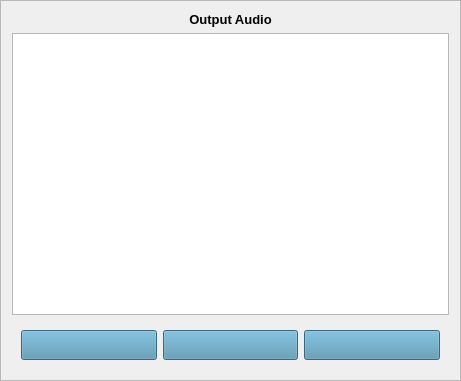
   <widget class="QFrame" name="outputFrame">
    <property name="geometry">
     <rect>
      <x>330</x>
      <y>10</y>
      <width>461</width>
      <height>381</height>
     </rect>
    </property>
    <property name="autoFillBackground">
     <bool>true</bool>
    </property>
    <property name="frameShape">
     <enum>QFrame::Shape::StyledPanel</enum>
    </property>
    <property name="frameShadow">
     <enum>QFrame::Shadow::Raised</enum>
    </property>
    <layout class="QVBoxLayout" name="verticalLayout_3">
     <item>
      <widget class="QLabel" name="label_7">
       <property name="font">
        <font>
         <pointsize>10</pointsize>
         <bold>true</bold>
        </font>
       </property>
       <property name="text">
        <string>Output Audio</string>
       </property>
       <property name="alignment">
        <set>Qt::AlignmentFlag::AlignCenter</set>
       </property>
      </widget>
     </item>
     <item>
      <widget class="PlotWidget" name="graphicsView">
       <property name="interactive">
        <bool>true</bool>
       </property>
       <property name="alignment">
        <set>Qt::AlignmentFlag::AlignLeading|Qt::AlignmentFlag::AlignLeft|Qt::AlignmentFlag::AlignVCenter</set>
       </property>
       <property name="cacheMode">
        <set>QGraphicsView::CacheModeFlag::CacheBackground</set>
       </property>
      </widget>
     </item>
     <item>
      <widget class="QFrame" name="outputPlaybackFrame">
       <property name="styleSheet">
        <string notr="true">QPushButton { padding-left: 0px; padding-right: 0px; background-color: rgb(78, 143, 173); }

QPushButton:hover { background-color: rgb(87, 161, 193) }

QPushButton:pressed { background-color: rgb(62, 115, 138);}</string>
       </property>
       <property name="frameShape">
        <enum>QFrame::Shape::NoFrame</enum>
       </property>
       <property name="frameShadow">
        <enum>QFrame::Shadow::Raised</enum>
       </property>
       <layout class="QHBoxLayout" name="horizontalLayout_5">
        <item>
         <widget class="QPushButton" name="outputRestartButton">
          <property name="enabled">
           <bool>true</bool>
          </property>
          <property name="minimumSize">
           <size>
            <width>0</width>
            <height>30</height>
           </size>
          </property>
          <property name="layoutDirection">
           <enum>Qt::LayoutDirection::LeftToRight</enum>
          </property>
          <property name="text">
           <string/>
          </property>
          <property name="icon">
           <iconset theme="QIcon::ThemeIcon::MediaSkipBackward"/>
          </property>
          <property name="autoRepeatDelay">
           <number>300</number>
          </property>
         </widget>
        </item>
        <item>
         <widget class="QPushButton" name="outputPlayButton">
          <property name="enabled">
           <bool>true</bool>
          </property>
          <property name="minimumSize">
           <size>
            <width>0</width>
            <height>30</height>
           </size>
          </property>
          <property name="layoutDirection">
           <enum>Qt::LayoutDirection::LeftToRight</enum>
          </property>
          <property name="text">
           <string/>
          </property>
          <property name="icon">
           <iconset theme="QIcon::ThemeIcon::MediaPlaybackStart"/>
          </property>
          <property name="autoRepeatDelay">
           <number>300</number>
          </property>
         </widget>
        </item>
        <item>
         <widget class="QPushButton" name="outputStopButton">
          <property name="enabled">
           <bool>true</bool>
          </property>
          <property name="minimumSize">
           <size>
            <width>0</width>
            <height>30</height>
           </size>
          </property>
          <property name="layoutDirection">
           <enum>Qt::LayoutDirection::LeftToRight</enum>
          </property>
          <property name="text">
           <string/>
          </property>
          <property name="icon">
           <iconset theme="QIcon::ThemeIcon::MediaPlaybackStop"/>
          </property>
          <property name="autoRepeatDelay">
           <number>300</number>
          </property>
         </widget>
        </item>
       </layout>
      </widget>
     </item>
    </layout>
   </widget>
